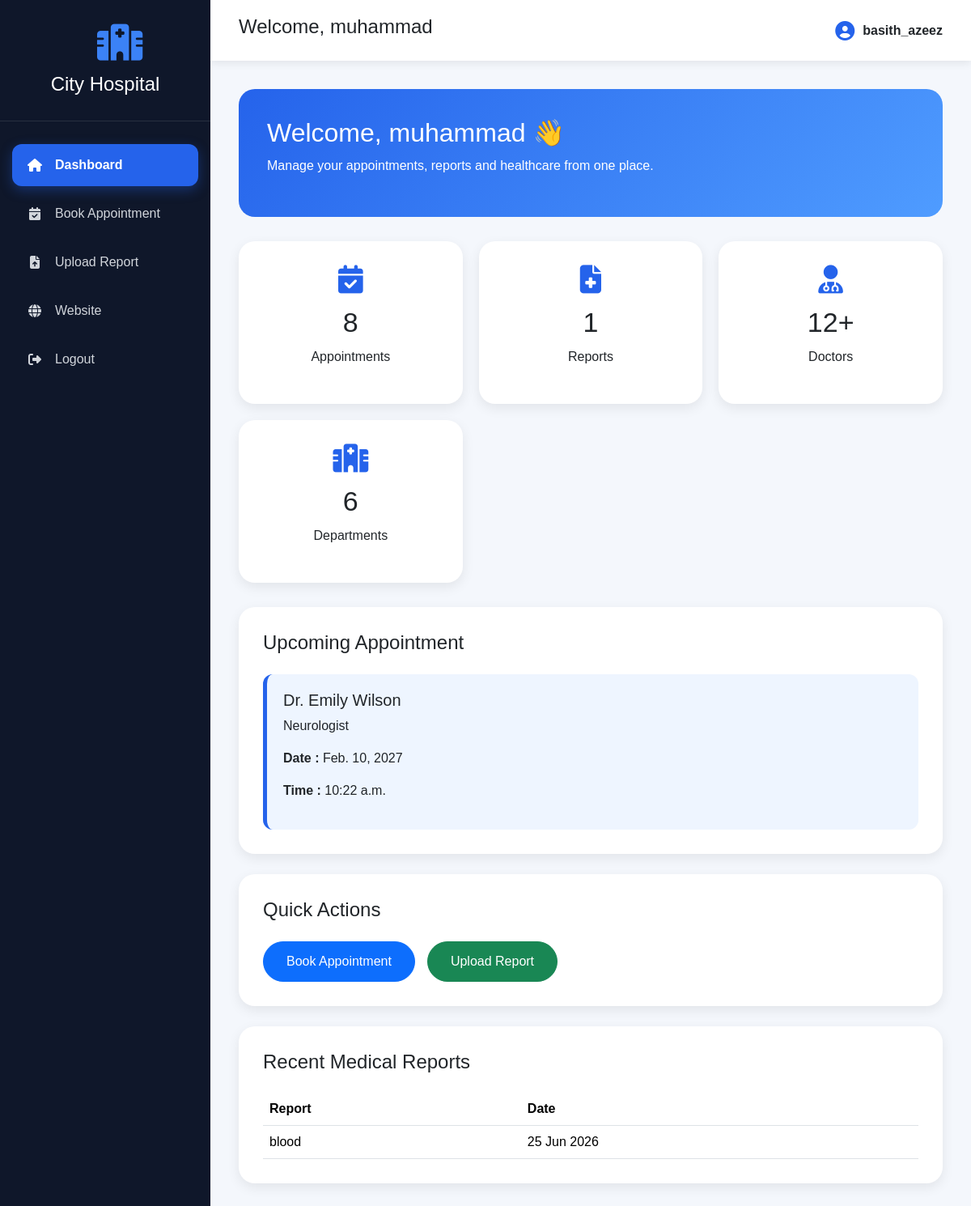
The app's page /patient-dashboard/ (signed in) with its own data.
### student/models.py (models this page shows, shortened)
class CustomUser(AbstractUser):
    ROLE_CHOICES = (
        ('doctor', 'Doctor'),
        ('patient', 'Patient'),
    )
    role = models.CharField(
        max_length=20,
        choices=ROLE_CHOICES
    )

class Booking(models.Model):
    STATUS_CHOICES = (
        ("Pending", "Pending"),
        ("Confirmed", "Confirmed"),
        ("Completed", "Completed"),
        ("Cancelled", "Cancelled"),
    )
    patient_name = models.CharField(max_length=100)
    patient_email = models.EmailField()
    patient_phone = models.CharField(max_length=20)
    doctor = models.ForeignKey(
        Doctors,
        on_delete=models.CASCADE
    )
    appointment_date = models.DateField()
    appointment_time = models.TimeField()
    reason = models.TextField(
        blank=True
    )
    status = models.CharField(
        max_length=20,
        choices=STATUS_CHOICES,
        default="Pending"
    )
    created_at = models.DateTimeField(
        auto_now_add=True
    )

class Doctors(models.Model):
    doc_name = models.CharField(max_length=100)
    doc_spec = models.CharField(max_length=100)
    dep_name = models.ForeignKey(
        Department,
        on_delete=models.CASCADE
    )
    doc_image = models.CharField(
    max_length=100
    )
    experience = models.PositiveIntegerField(default=1)
    qualification = models.CharField(
        max_length=150
    )
    available = models.BooleanField(
        default=True
    )

class MedicalReport(models.Model):
    patient = models.ForeignKey(
        CustomUser,
        on_delete=models.CASCADE
    )
    report_name = models.CharField(max_length=100)
    report_file = models.FileField(
        upload_to="reports/"
    )
    uploaded_at = models.DateTimeField(
        auto_now_add=True
    )

### student/views.py (the view)
@login_required(login_url="login")
def patient_dashboard(request):
    if request.user.role != "patient":
        return redirect("doctor_dashboard")
    appointments = Booking.objects.filter(
        patient_email=request.user.email
    ).order_by("-appointment_date")
    reports = MedicalReport.objects.filter(
        patient=request.user
    )
    context = {
    "appointments": appointments,
    "reports": reports,
    "appointment_count": appointments.count(),
    "report_count": reports.count(),
    "active_page": "dashboard",
}
    return render(
        request,
        "patient_dashboard.html",
        context
    )

### templates/patient_dashboard.html (shortened to what this page needs)
{% extends 'dashboard_base.html' %}
{% load static %}
{% block content %}
<div class="dashboard-container">
    <div class="welcome-card">
        <h2>
            Welcome, {{ user.first_name|default:user.username }} 👋
        </h2>
        <p>
            Manage your appointments, reports and healthcare from one place.
        </p>
    </div>
    <div class="stats-grid">
        <div class="stat-card">
            <i class="fa-solid fa-calendar-check"></i>
            <h3>{{ appointment_count }}</h3>
            <p>Appointments</p>
        </div>
        <div class="stat-card">
            <i class="fa-solid fa-file-medical"></i>
            <h3>{{ report_count }}</h3>
            <p>Reports</p>
        </div>
        <div class="stat-card">
            <i class="fa-solid fa-user-doctor"></i>
            <h3>12+</h3>
            <p>Doctors</p>
        </div>
        <div class="stat-card">
            <i class="fa-solid fa-hospital"></i>
            <h3>6</h3>
            <p>Departments</p>
        </div>
    </div>
    <div class="dashboard-card">
        <h4 class="mb-4">
            Upcoming Appointment
        </h4>
        {% if appointments %}
            {% with appointments.0 as appointment %}
            <div class="appointment-box">
                <h5>{{ appointment.doctor.doc_name }}</h5>
                <p>{{ appointment.doctor.doc_spec }}</p>
                <p>
                    <strong>Date :</strong>
                    {{ appointment.appointment_date }}
                </p>
                <p>
                    <strong>Time :</strong>
                    {{ appointment.appointment_time }}
                </p>
            </div>
            {% endwith %}
        {% else %}
        <p>No appointments booked.</p>
        {% endif %}
    </div>
    <div class="dashboard-card">
        <h4 class="mb-4">
            Quick Actions
        </h4>
        <div class="action-buttons">
            <a href="{% url 'booking' %}" class="btn btn-primary">
                Book Appointment
            </a>
            <a href="{% url 'upload_report' %}" class="btn btn-success">
                Upload Report
            </a>
        </div>
    </div>
    <div class="dashboard-card">
        <h4 class="mb-4">
            Recent Medical Reports
        </h4>
        <table class="table table-hover">
            <thead>
                <tr>
                    <th>Report</th>
                    <th>Date</th>
                </tr>
            </thead>
            <tbody>
            {% for report in reports %}
                <tr>
                    <td>{{ report.report_name }}</td>
                    <td>{{ report.uploaded_at|date:"d M Y" }}</td>
                </tr>
            {% empty %}
                <tr>
                    <td colspan="2">
                        No reports uploaded.
                    </td>
                </tr>
            {% endfor %}
            </tbody>
        </table>
    </div>
</div>
{% endblock %}

### templates/dashboard_base.html (shortened to what this page needs)
{% load static %}
<!DOCTYPE html>
<html lang="en">
<head>
<link href="https://cdn.jsdelivr.net/npm/bootstrap@5.3.3/dist/css/bootstrap.min.css" rel="stylesheet">
<link rel="stylesheet"
href="https://cdnjs.cloudflare.com/ajax/libs/font-awesome/6.6.0/css/all.min.css">
<link rel="stylesheet"
href="{% static 'css/dashboard.css' %}">
</head>
<body>
<div class="dashboard-layout">
    <aside class="sidebar">
        <div class="logo">
            <i class="fa-solid fa-hospital"></i>
            <h3>City Hospital</h3>
        </div>
        <ul>
            {% if user.role == "patient" %}
            <li>
                <a href="{% url 'patient_dashboard' %}"
                   class="{% if active_page == 'dashboard' %}active{% endif %}">
                    <i class="fa-solid fa-house"></i>
                    Dashboard
                </a>
            </li>
            <li>
                <a href="{% url 'booking' %}"
                   class="{% if active_page == 'booking' %}active{% endif %}">
                    <i class="fa-solid fa-calendar-check"></i>
                    Book Appointment
                </a>
            </li>
            <li>
                <a href="{% url 'upload_report' %}"
                   class="{% if active_page == 'upload_report' %}active{% endif %}">
                    <i class="fa-solid fa-file-arrow-up"></i>
                    Upload Report
                </a>
            </li>
            {% endif %}
            <li>
                <a href="{% url 'home' %}">
                    <i class="fa-solid fa-globe"></i>
                    Website
                </a>
            </li>
            <li>
                <a href="{% url 'logout' %}">
                    <i class="fa-solid fa-right-from-bracket"></i>
                    Logout
                </a>
            </li>
        </ul>
    </aside>
    <div class="main-content">
        <nav class="topbar">
            <div>
                <h4>
                    Welcome,
                    {{ user.first_name|default:user.username }}
                </h4>
            </div>
            <div class="user-box">
                <i class="fa-solid fa-circle-user"></i>
                {{ user.username }}
            </div>
        </nav>
        <main class="content">
            {% block content %}
            {% endblock %}
        </main>
    </div>
</div>
</body>
</html>

### static/css/dashboard.css (style rules this page uses)
* { margin:0; padding:0; box-sizing:border-box; }
body { background:#f4f7fc; font-family:Arial, Helvetica, sans-serif; }
.dashboard-layout { display:flex; min-height:100vh; }
.sidebar { width:260px; background:#0f172a; color:#fff; position:fixed; left:0; top:0; bottom:0; overflow-y:auto; }
.logo { text-align:center; padding:30px 20px; border-bottom:1px solid rgba(255,255,255,.1); }
.logo i { font-size:45px; color:#3b82f6; margin-bottom:15px; }
.logo h3 { margin:0; font-size:24px; }
.sidebar ul { list-style:none; padding:20px 0; }
.sidebar li { margin:8px 15px; }
.sidebar a { display:flex; align-items:center; gap:15px; padding:14px 18px; text-decoration:none; color:#d1d5db; border-radius:12px; transition:.3s; }
.sidebar i { width:20px; text-align:center; }
.main-content { margin-left:260px; width:calc(100% - 260px); }
.topbar { background:#fff; height:75px; display:flex; justify-content:space-between; align-items:center; padding:0 35px; box-shadow:0 3px 10px rgba(0,0,0,.08); }
.user-box { display:flex; align-items:center; gap:10px; font-weight:600; }
.user-box i { font-size:24px; color:#2563eb; }
.content { padding:35px; }
.welcome-card { background:linear-gradient(135deg,#2563eb,#4f9cff); color:white; padding:35px; border-radius:20px; margin-bottom:30px; }
.welcome-card h2 { margin-bottom:10px; }
.stats-grid { display:grid; grid-template-columns:repeat(auto-fit,minmax(220px,1fr)); gap:20px; margin-bottom:30px; }
.stat-card { background:white; border-radius:20px; padding:30px; text-align:center; box-shadow:0 5px 15px rgba(0,0,0,.08); transition:.3s; }
.stat-card i { font-size:35px; color:#2563eb; margin-bottom:15px; }
.stat-card h3 { font-size:34px; margin-bottom:10px; }
.dashboard-card { background:white; border-radius:20px; padding:30px; margin-bottom:25px; box-shadow:0 5px 15px rgba(0,0,0,.08); }
.appointment-box { background:#eef5ff; padding:20px; border-left:5px solid #2563eb; border-radius:12px; }
.action-buttons { display:flex; gap:15px; flex-wrap:wrap; }
.action-buttons .btn { border-radius:30px; padding:12px 28px; }
.table { margin-bottom:0; }
.sidebar a.active { background:#2563eb; color:#fff; font-weight:600; box-shadow:0 5px 15px rgba(37,99,235,.35); }
.sidebar a.active i { color:#fff; }

### records on screen
CustomUser: first_name "muhammad", username "basith_azeez"
Booking: doctor.doc_name "Dr. Emily Wilson", doctor.doc_spec "Neurologist", appointment_date "Feb. 10, 2027", appointment_time "10:22 a.m."
MedicalReport: report_name "blood", uploaded_at "25 Jun 2026"

### other values on screen
{{ appointment_count }} "8"
{{ report_count }} "1"
